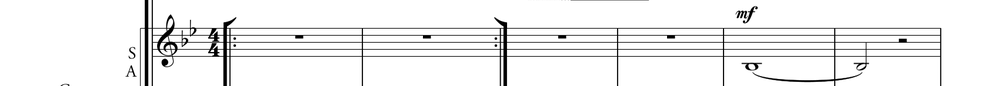
#> input picture tools/omr-server/debug_voicesep/spike_p1_Co-SA_0.png, 1000 x 86 px, shrunk from 1700 x 147 before the run, found by its file name
$ python smoke_voice_separator.py
#> lines starting #> are read from the running program, lines starting #| are printed output that depends on the picture; after the words box and inside, x2 and y2 are one past the last pixel; in counts of white or black regions, pixels touching at a corner belong together
### tools/omr-server/core/staff_detector.py
"""Detect staff lines, group into staves, and group staves into systems."""

import logging

import cv2
import numpy as np

log = logging.getLogger("staff_detector")


def _to_gray(img: np.ndarray) -> np.ndarray:
    """Convert BGR image to grayscale; pass through if already grayscale."""
    if len(img.shape) == 3:
        return cv2.cvtColor(img, cv2.COLOR_BGR2GRAY)
    return img


def _binarize(gray: np.ndarray) -> np.ndarray:
    """Binarize so staff lines are black (0) on white (255)."""
    _, bw = cv2.threshold(gray, 0, 255, cv2.THRESH_BINARY_INV + cv2.THRESH_OTSU)
    return bw


def _detect_staff_line_rows(bw: np.ndarray) -> np.ndarray:
    """Return a 1D binary mask where 1 = row contains a staff line.

    Uses horizontal morphological opening to isolate long horizontal runs.
    """
    h, w = bw.shape
    kernel_width = max(w // 4, 100)
    kernel = cv2.getStructuringElement(cv2.MORPH_RECT, (kernel_width, 1))
    horiz = cv2.morphologyEx(bw, cv2.MORPH_OPEN, kernel)
    row_sums = np.sum(horiz, axis=1) / 255
    threshold = w * 0.15
    return (row_sums > threshold).astype(np.uint8)


def _group_staff_lines(row_mask: np.ndarray, min_line_gap: int = 3) -> list[tuple[int, int]]:
    """Group contiguous staff-line rows into individual line bands.

    Returns list of (top_row, bottom_row) for each detected line.
    """
    lines = []
    in_line = False
    start = 0
    for i, val in enumerate(row_mask):
        if val and not in_line:
            start = i
            in_line = True
        elif not val and in_line:
            lines.append((start, i - 1))
            in_line = False
    if in_line:
        lines.append((start, len(row_mask) - 1))

    if not lines:
        return []
    merged = [lines[0]]
    for top, bot in lines[1:]:
        prev_top, prev_bot = merged[-1]
        if top - prev_bot <= min_line_gap:
            merged[-1] = (prev_top, bot)
        else:
            merged.append((top, bot))
    return merged


# [41 lines left out: function _group_into_staves, not called in this run]


def _find_staff_start_x(bw: np.ndarray) -> int:
    """Find the x-coordinate where staff lines begin (leftmost edge)."""
    h, w = bw.shape
    kernel_w = max(w // 4, 100)
    h_kernel = cv2.getStructuringElement(cv2.MORPH_RECT, (kernel_w, 1))
    horiz = cv2.morphologyEx(bw, cv2.MORPH_OPEN, h_kernel)
    col_sums = np.sum(horiz, axis=0) / 255
    for x in range(len(col_sums)):
        if col_sums[x] > 20:
            return x
    return 0


# [125 lines left out: functions _check_barline_connectivity, _crop_single_staff, _group_staves_into_systems, not called in this run]


# A piano grand staff is two staves (treble + bass).
GRAND_STAFF_SIZE = 2


# [20 lines left out: function _select_lead_sheet_vocal_staves, not called in this run]

### tools/omr-server/core/voice_separator.py
"""Separate shared staves into up/down voice images by stem direction.

Produces two erase-from-original images: each keeps the full original
grayscale (staff lines, clef, signatures, lyrics, ambiguous content) and
white-fills only the note components confidently classified as the OTHER
voice. Ambiguous content stays in both — downstream chord-splitting assigns
shared chords, and unison is musically safer duplicated than deleted.

X-noteheads (unpitched spoken content) are detected and preserved in both
voice images, as they are ambiguous/non-directional.
"""

from dataclasses import dataclass
import logging

import cv2
import numpy as np

from core.staff_detector import (
    _binarize,
    _detect_staff_line_rows,
    _find_staff_start_x,
    _group_staff_lines,
    _to_gray,
)
from core.voice_classifier import classify_component, pair_stemless

log = logging.getLogger("voice_separator")

MIN_DIRECTED_PER_VOICE = 2   # need ≥ this many stem votes in EACH direction
MAX_ONE_DIRECTION_PCT = 0.85  # beyond this it's effectively monophonic
MIN_COMPONENT_PIXELS = 6
SIGNATURE_REGION_SS = 6.0    # clef/key/time region width after staff start
X_NOTEHEAD_TEMPLATE_SIZES = (8, 9, 10, 11, 12, 13, 14, 15)
X_NOTEHEAD_MATCH_THRESHOLD = 0.49  # calibrated threshold for x-notehead detection
X_NOTEHEAD_NMS_THRESHOLD = 12      # min spacing between detected x-noteheads


@dataclass
class SeparationResult:
    """Result of voice separation on one staff image."""

    up_img: np.ndarray
    down_img: np.ndarray
    n_up: int
    n_down: int
    n_ambiguous: int


def _remove_staff_lines(binary: np.ndarray, lines: list[tuple[int, int]]) -> np.ndarray:
    """Zero out staff-line rows (tight margin), then re-bridge cut noteheads."""
    result = binary.copy()
    for top, bot in lines:
        y1 = max(0, top - 1)
        y2 = min(result.shape[0], bot + 2)
        result[y1:y2, :] = 0
    return result


def _rebridge(binary_no_staff: np.ndarray, staff_spacing: float) -> np.ndarray:
    """Vertically close small gaps left by staff-line removal."""
    k = max(3, int(0.6 * staff_spacing))
    kernel = cv2.getStructuringElement(cv2.MORPH_RECT, (1, k))
    return cv2.morphologyEx(binary_no_staff, cv2.MORPH_CLOSE, kernel)


def _find_stems(binary: np.ndarray, staff_spacing: float) -> np.ndarray:
    """Detect stems on the ORIGINAL binary — vertical runs survive staff lines."""
    kernel_height = max(3, int(staff_spacing * 1.8))
    v_kernel = cv2.getStructuringElement(cv2.MORPH_RECT, (1, kernel_height))
    return cv2.morphologyEx(binary, cv2.MORPH_OPEN, v_kernel)


def _find_beams(binary_no_staff: np.ndarray, staff_spacing: float) -> np.ndarray:
    """Detect beams: wide horizontal strokes thicker than staff lines."""
    k_w = max(5, int(1.6 * staff_spacing))
    k_h = max(2, int(0.22 * staff_spacing))
    kernel = cv2.getStructuringElement(cv2.MORPH_RECT, (k_w, k_h))
    return cv2.morphologyEx(binary_no_staff, cv2.MORPH_OPEN, kernel)


# [55 lines left out: functions _make_x_template, _detect_x_notehead_regions, not called in this run]


def _extract_component_info(labeled: np.ndarray, label_id: int) -> dict | None:
    mask = labeled == label_id
    y, x = np.where(mask)
    if len(y) < MIN_COMPONENT_PIXELS:
        return None
    y_min, y_max = int(y.min()), int(y.max())
    x_min, x_max = int(x.min()), int(x.max())
    return {
        "label": label_id,
        "mask": mask,
        "cx": (x_min + x_max) / 2,
        "cy": (y_min + y_max) / 2,
        "y_min": y_min,
        "y_max": y_max,
        "x_min": x_min,
        "x_max": x_max,
        "h": y_max - y_min + 1,
        "w": x_max - x_min + 1,
    }


# [48 lines left out: function _build_voice_images, not called in this run]


def separate_voices_image(img: np.ndarray) -> SeparationResult | None:
    """Separate a shared staff into up/down voice images by stem direction.

    Returns None when separation is not viable — too few staff lines, fewer
    than MIN_DIRECTED_PER_VOICE confidently classified components per voice,
    or effectively monophonic content. Callers then fall back to the merged
    single-pass path, which is the correct behavior for chord-style or
    single-voice passages.
    """
    gray = _to_gray(img)
    binary = _binarize(gray)

    row_mask = _detect_staff_line_rows(binary)
    lines = _group_staff_lines(row_mask)
    if len(lines) < 3:
        log.info("Too few staff lines detected; skipping separation")
        return None

    line_centers = [(t + b) / 2 for t, b in lines]
    gaps = [line_centers[i + 1] - line_centers[i] for i in range(len(line_centers) - 1)]
    plausible = sorted(g for g in gaps if 3 < g < 60)
    staff_spacing = float(plausible[len(plausible) // 2]) if plausible else 10.0
    staff_band = (float(lines[0][0]), float(lines[-1][1]))

    stems = _find_stems(binary, staff_spacing)
    binary_no_staff = _rebridge(_remove_staff_lines(binary, lines), staff_spacing)
    beams = _find_beams(binary_no_staff, staff_spacing)
    note_ink = binary_no_staff.copy()
    note_ink[stems > 0] = 0
    note_ink[beams > 0] = 0

    num_features, labeled = cv2.connectedComponents(binary_no_staff)

    # Clef/key/time signatures live left of this x — always shared (ambiguous).
    signature_x_end = _find_staff_start_x(binary) + SIGNATURE_REGION_SS * staff_spacing

    components: list[dict] = []
    classifications: list[str] = []
    vote_weights: list[int] = []
    for label_id in range(1, num_features):
        info = _extract_component_info(labeled, label_id)
        if info is None:
            continue
        if info["x_max"] <= signature_x_end:
            direction, votes = "ambiguous", 0
        else:
            direction, votes = classify_component(
                info, stems, note_ink, staff_spacing, staff_band
            )
        components.append(info)
        classifications.append(direction)
        vote_weights.append(votes)

    classifications = pair_stemless(components, classifications, staff_spacing, staff_band)

    # Weight by stem votes (a beamed group is one component but many notes);
    # stemless paired whole notes count as one vote each.
    n_up = sum(
        max(w, 1) for c, w in zip(classifications, vote_weights) if c == "up"
    )
    n_down = sum(
        max(w, 1) for c, w in zip(classifications, vote_weights) if c == "down"
    )
    n_ambiguous = sum(1 for c in classifications if c == "ambiguous")

    if n_up < MIN_DIRECTED_PER_VOICE or n_down < MIN_DIRECTED_PER_VOICE:
        log.info(
            f"Not enough directed notes (up={n_up}, down={n_down}); skipping separation"
        )
        return None

    max_pct = max(n_up, n_down) / (n_up + n_down)
    if max_pct > MAX_ONE_DIRECTION_PCT:
        log.info(
            f"Likely monophonic: {n_up} up, {n_down} down ({max_pct:.0%}); skipping"
        )
        return None

    # Detect x-notehead regions (unpitched spoken content) to preserve in both images
    x_notehead_mask = _detect_x_notehead_regions(binary)

    up_img, down_img = _build_voice_images(
        gray, components, classifications, lines, staff_spacing, x_notehead_mask
    )
    log.info(f"Separated: {n_up} up, {n_down} down, {n_ambiguous} ambiguous")

    return SeparationResult(
        up_img=up_img,
        down_img=down_img,
        n_up=n_up,
        n_down=n_down,
        n_ambiguous=n_ambiguous,
    )

### tools/omr-server/core/voice_classifier.py
"""Classify note components by stem geometry (up vs down vs ambiguous).

A component is a connected ink cluster after staff-line removal: a single
note, a chord on one stem, or a whole beamed group. Classification uses only
stem evidence — never vertical position alone:

- Stem with notehead ink at its bottom (attached left)  → "up" voice.
- Stem with notehead ink at its top (attached right)    → "down" voice.
- No stem, conflicting stems, or chorded heads          → "ambiguous".

Ambiguous components are KEPT IN BOTH voice images downstream — a shared
chord resolves later via chord-splitting, and unison/uncertain content is
musically safer duplicated than deleted.
"""

import logging

import cv2
import numpy as np

log = logging.getLogger("voice_classifier")

# Geometry in staff-space (ss) units
HEAD_REACH_X = 1.6        # how far sideways a head extends from its stem
HEAD_REACH_Y = 1.1        # head height window at the stem end
HEAD_OVERSHOOT = 0.4      # head may extend slightly past the stem tip
HEAD_MIN_INK = 0.22       # × ss² — minimal ink mass to call it a notehead
HEAD_DOMINANCE = 1.3      # winning end needs this × the other end's ink
CHORD_SPAN = 1.8          # × ss — adjacent head ink spanning more ⇒ chord
MIN_STEM_HEIGHT = 1.4     # × ss — minimal vertical run to count as a stem
STEM_STAFF_REACH = 1.0    # × ss — stem must come this close to the staff


def _ink_count(ink: np.ndarray, y1: float, y2: float, x1: float, x2: float) -> float:
    h, w = ink.shape
    y1, y2 = max(0, int(y1)), min(h, int(y2))
    x1, x2 = max(0, int(x1)), min(w, int(x2))
    if y1 >= y2 or x1 >= x2:
        return 0.0
    return float(np.count_nonzero(ink[y1:y2, x1:x2]))


def _stem_runs(comp_stems: np.ndarray, min_height: int) -> list[tuple[int, int, int]]:
    """Return (x_center, y_top, y_bottom) per vertical stem run in a component."""
    num, labels = cv2.connectedComponents(comp_stems.astype(np.uint8))
    runs = []
    for lid in range(1, num):
        ys, xs = np.where(labels == lid)
        if ys.size == 0 or (ys.max() - ys.min() + 1) < min_height:
            continue
        runs.append((int(round(float(xs.mean()))), int(ys.min()), int(ys.max())))
    return runs


def _adjacent_head_rows(ink: np.ndarray, x: int, top: int, bot: int, ss: float) -> float:
    """Count rows along the stem with significant head ink next to it."""
    h, w = ink.shape
    y1 = max(0, int(top - HEAD_OVERSHOOT * ss))
    y2 = min(h, int(bot + HEAD_OVERSHOOT * ss))
    x1 = max(0, int(x - HEAD_REACH_X * ss))
    x2 = min(w, int(x + HEAD_REACH_X * ss))
    if y1 >= y2 or x1 >= x2:
        return 0.0
    band = ink[y1:y2, x1:x2]
    row_ink = np.count_nonzero(band, axis=1)
    return float(np.sum(row_ink >= max(2, int(0.3 * ss))))


def _vote_stem(
    ink: np.ndarray,
    x: int,
    top: int,
    bot: int,
    ss: float,
    staff_band: tuple[float, float],
) -> str:
    """Vote one stem: 'up', 'down', 'chord', or 'none'."""
    staff_top, staff_bot = staff_band

    # Barlines span the whole staff edge-to-edge — never a note stem.
    if top <= staff_top + 0.3 * ss and bot >= staff_bot - 0.3 * ss:
        return "none"

    if _adjacent_head_rows(ink, x, top, bot, ss) > CHORD_SPAN * ss:
        return "chord"

    reach_x, reach_y, over = HEAD_REACH_X * ss, HEAD_REACH_Y * ss, HEAD_OVERSHOOT * ss
    bottom_ink = (
        _ink_count(ink, bot - reach_y, bot + over, x - reach_x, x - 1)
        + _ink_count(ink, bot - reach_y, bot + over, x + 2, x + reach_x)
    )
    top_ink = (
        _ink_count(ink, top - over, top + reach_y, x - reach_x, x - 1)
        + _ink_count(ink, top - over, top + reach_y, x + 2, x + reach_x)
    )

    # The notehead must sit in this staff's pitch range — content bleeding in
    # from a neighbouring staff must not vote here.
    margin = 2.5 * ss
    head_y_bottom = bot - 0.5 * reach_y   # head centre for an up-stem
    head_y_top = top + 0.5 * reach_y      # head centre for a down-stem
    bottom_in_band = staff_top - margin <= head_y_bottom <= staff_bot + margin
    top_in_band = staff_top - margin <= head_y_top <= staff_bot + margin

    min_head = HEAD_MIN_INK * ss * ss
    if bottom_in_band and bottom_ink >= min_head and bottom_ink > HEAD_DOMINANCE * top_ink:
        return "up"
    if top_in_band and top_ink >= min_head and top_ink > HEAD_DOMINANCE * bottom_ink:
        return "down"
    return "none"


def classify_component(
    info: dict,
    stems: np.ndarray,
    note_ink: np.ndarray,
    staff_spacing: float,
    staff_band: tuple[float, float],
) -> tuple[str, int]:
    """Classify one component as ('up'|'down'|'ambiguous', n_stem_votes).

    The vote count weights beamed groups correctly: a 4-note beamed run is one
    component but four stems' worth of evidence.

    Args:
        info: Component dict with mask/bbox fields (see voice_separator).
        stems: Binary stem image (detected on the ORIGINAL binary, so stems
            are continuous through staff lines).
        note_ink: Binary ink with staff lines, stems and beams removed —
            what remains is notehead-ish material used for stem votes.
        staff_spacing: Vertical distance between staff lines.
        staff_band: (y of first staff line, y of last staff line) — the raw
            staff extent. Margins are applied here: anything fully outside
            ±2.5 staff spaces (lyrics, dynamics) is ambiguous.
    """
    staff_top, staff_bot = staff_band
    margin = 2.5 * staff_spacing
    if info["y_max"] < staff_top - margin or info["y_min"] > staff_bot + margin:
        return "ambiguous", 0

    comp_stems = np.logical_and(stems > 0, info["mask"])
    min_h = max(3, int(MIN_STEM_HEIGHT * staff_spacing))
    runs = _stem_runs(comp_stems, min_h)

    # A real note stem reaches the staff vicinity; lyric strokes do not.
    reach = STEM_STAFF_REACH * staff_spacing
    runs = [
        (x, t, b) for x, t, b in runs
        if b >= staff_top - reach and t <= staff_bot + reach
    ]
    if not runs:
        return "ambiguous", 0

    up_votes = down_votes = 0
    for x, top, bot in runs:
        vote = _vote_stem(note_ink, x, top, bot, staff_spacing, staff_band)
        if vote == "chord":
            return "ambiguous", 0
        if vote == "up":
            up_votes += 1
        elif vote == "down":
            down_votes += 1

    if up_votes and down_votes:
        return "ambiguous", 0
    if up_votes:
        return "up", up_votes
    if down_votes:
        return "down", down_votes
    return "ambiguous", 0


def _is_notehead_like(info: dict, ss: float, staff_band: tuple[float, float]) -> bool:
    margin = 2.5 * ss
    if info["y_max"] < staff_band[0] - margin or info["y_min"] > staff_band[1] + margin:
        return False
    return 0.5 * ss <= info["h"] <= 1.7 * ss and 0.7 * ss <= info["w"] <= 2.4 * ss


# [5 lines left out: function _x_overlap_ratio, not called in this run]


def pair_stemless(
    components: list[dict],
    classifications: list[str],
    staff_spacing: float,
    staff_band: tuple[float, float],
) -> list[str]:
    """Assign stemless notehead pairs that share an x-position (whole notes).

    Only when EXACTLY two notehead-like ambiguous components overlap in x and
    are vertically separated does the upper become 'up' and the lower 'down'.
    Everything else stays ambiguous (kept in both voice images).
    """
    result = list(classifications)
    cands = [
        i for i, c in enumerate(classifications)
        if c == "ambiguous" and _is_notehead_like(components[i], staff_spacing, staff_band)
    ]
    used: set[int] = set()
    for i in cands:
        if i in used:
            continue
        partners = [
            j for j in cands
            if j != i and j not in used
            and _x_overlap_ratio(components[i], components[j]) > 0.5
        ]
        if len(partners) != 1:
            continue
        j = partners[0]
        hi, lo = (i, j) if components[i]["cy"] < components[j]["cy"] else (j, i)
        if components[lo]["cy"] - components[hi]["cy"] > 0.8 * staff_spacing:
            result[hi], result[lo] = "up", "down"
            used.update((i, j))
    return result

### tools/omr-server/debug_voicesep/smoke_voice_separator.py
#!/usr/bin/env python
"""Smoke test: run voice_separator on 4 reference crops, save outputs."""

import cv2
import logging
from core.voice_separator import separate_voices_image

logging.basicConfig(level=logging.INFO)
log = logging.getLogger(__name__)


def main():
    crops = [
        "debug_voicesep/spike_p1_Co-SA_0.png",
        "debug_voicesep/spike_p8_Co-SA_0.png",
        "debug_voicesep/spike_p8_Co-TB_0.png",
        "debug_voicesep/spike_p13_Co-SA_0.png",
    ]

    results = []
    for crop_path in crops:
        crop_name = crop_path.split('/')[-1].replace('.png', '')
        log.info(f"\n{'='*60}")
        log.info(f"Processing: {crop_name}")
        log.info(f"{'='*60}")

        img = cv2.imread(crop_path)
#> img is the input picture: shape (86, 1000, 3); min 0, max 255, mean 239.1
        if img is None:
            log.error(f"Failed to read {crop_path}")
            continue

        result = separate_voices_image(img)
#> in _binarize, `_, bw = cv2.threshold(gray, 0, 255, cv2.THRESH_BINARY_INV + cv2.THRESH..`:
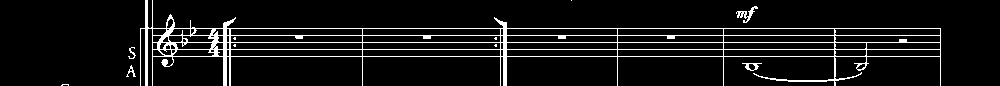
#> bw: shape (86, 1000); 7.6% white in thin lines or dots, all inside (x1, y1, x2, y2) = (61, 0, 941, 86)
#> in _detect_staff_line_rows, `horiz = cv2.morphologyEx(bw, cv2.MORPH_OPEN, kernel)`:
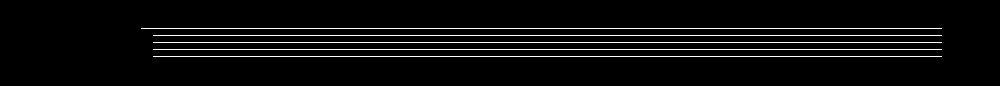
#> horiz: shape (86, 1000); 4.6% white in thin lines or dots, all inside (x1, y1, x2, y2) = (141, 28, 942, 57)
#> in _detect_staff_line_rows, `row_sums = np.sum(horiz, axis=1) / 255`: row_sums = 86 values, max 801 at index 28, min 0 at index 0, mean 46.01
#> in separate_voices_image, `row_mask = _detect_staff_line_rows(binary)`: row_mask = 86 values, max 1 at index 28, min 0 at index 0, mean 0.0581
#> the loop in _group_staff_lines, `for i, val in enumerate(row_mask):` made 86 passes
#> (val, in_line) on passes 29, 30, 36, 37, 43, 44, 50, 51: (1, True), (0, False), (1, True), (0, False), (1, True), (0, False), (1, True), (0, False)
#> after the loop in _group_staff_lines, `for i, val in enumerate(row_mask):`: in_line = False; lines = [(28, 28), (35, 35), (42, 42), (49, 49), (56, 56)]; start = 56
#> in _group_staff_lines, `merged = [lines[0]]`: merged = [(28, 28)]
#> the loop in _group_staff_lines, `for top, bot in lines[1:]:` made 4 passes
#> (top, bot, prev_top, prev_bot) on passes 1 to 4: (35, 35, 28, 28), (42, 42, 35, 35), (49, 49, 42, 42), (56, 56, 49, 49)
#> after the loop in _group_staff_lines, `for top, bot in lines[1:]:`: merged = [(28, 28), (35, 35), (42, 42), (49, 49), (56, 56)]
#> in separate_voices_image, `line_centers = [(t + b) / 2 for t, b in lines]`: line_centers = [28, 35, 42, 49, 56]
#> in separate_voices_image, `gaps = [line_centers[i + 1] - line_centers[i] for i in range(len(line_..`: gaps = [7, 7, 7, 7]
#> in separate_voices_image, `staff_spacing = float(plausible[len(plausible) // 2]) if plausible els..`: staff_spacing = 7
#> in separate_voices_image, `staff_band = (float(lines[0][0]), float(lines[-1][1]))`: staff_band = (28, 56)
#> in _find_stems, `kernel_height = max(3, int(staff_spacing * 1.8))`: kernel_height = 12
#> in _find_stems, `v_kernel = cv2.getStructuringElement(cv2.MORPH_RECT, (1, kernel_height))`: v_kernel = [1, 1, 1, 1, 1, 1, 1, 1, 1, 1, 1, 1]
#> in _find_stems, `return cv2.morphologyEx(binary, cv2.MORPH_OPEN, v_kernel)`:
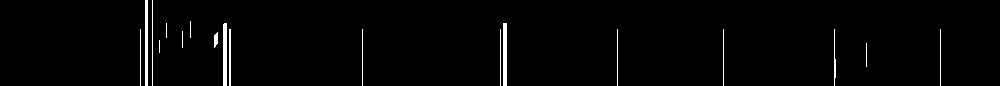
#> returned value: shape (86, 1000); 1.8% white; 18 white regions (4 under 20 px), largest, box (x1, y1, x2, y2) and area: (145, 0, 148, 86) 258, (503, 23, 507, 86) 252, (223, 23, 227, 86) 251
#> the loop in _remove_staff_lines, `for top, bot in lines:` made 5 passes
#> (top, bot, y1, y2) on passes 1 to 5: (28, 28, 27, 30), (35, 35, 34, 37), (42, 42, 41, 44), (49, 49, 48, 51), (56, 56, 55, 58)
#> after the loop in _remove_staff_lines, `for top, bot in lines:`:
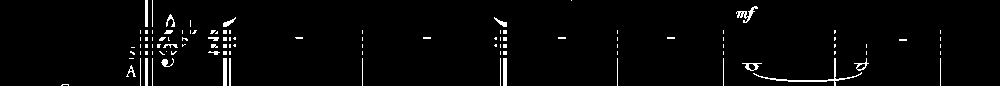
#> result: shape (86, 1000); 2.5% white in thin lines or dots, all inside (x1, y1, x2, y2) = (61, 0, 941, 86)
#> in _rebridge, `k = max(3, int(0.6 * staff_spacing))`: k = 4
#> in _rebridge, `kernel = cv2.getStructuringElement(cv2.MORPH_RECT, (1, k))`: kernel = [1, 1, 1, 1]
#> in _rebridge, `return cv2.morphologyEx(binary_no_staff, cv2.MORPH_CLOSE, kernel)`:
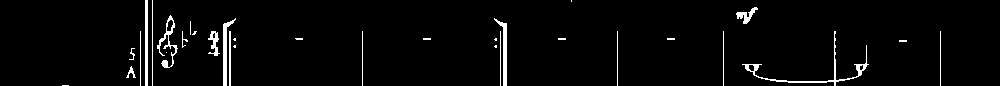
#> returned value: shape (86, 1000); 3% white; 32 white regions (14 under 20 px), largest, box (x1, y1, x2, y2) and area: (742, 31, 869, 86) 463, (223, 18, 236, 86) 283, (494, 18, 507, 86) 282
#> in _find_beams, `k_w = max(5, int(1.6 * staff_spacing))`: k_w = 11
#> in _find_beams, `k_h = max(2, int(0.22 * staff_spacing))`: k_h = 2
#> in _find_beams, `return cv2.morphologyEx(binary_no_staff, cv2.MORPH_OPEN, kernel)`:
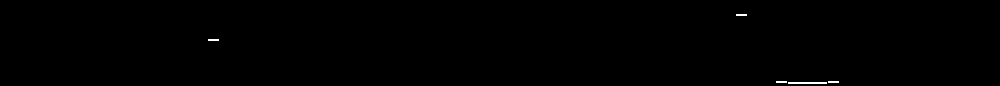
#> returned value: shape (86, 1000); 0.19% white in thin lines or dots, all inside (x1, y1, x2, y2) = (208, 14, 839, 84)
#> in separate_voices_image, `note_ink[stems > 0] = 0`:
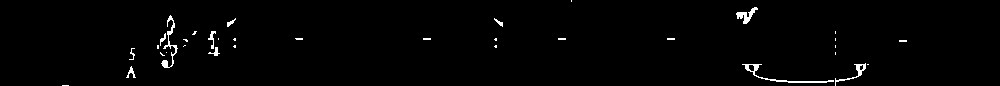
#> note_ink: shape (86, 1000); 1.3% white in thin lines or dots, all inside (x1, y1, x2, y2) = (62, 0, 907, 86)
#> (the rest of the program and of its run is left out)
